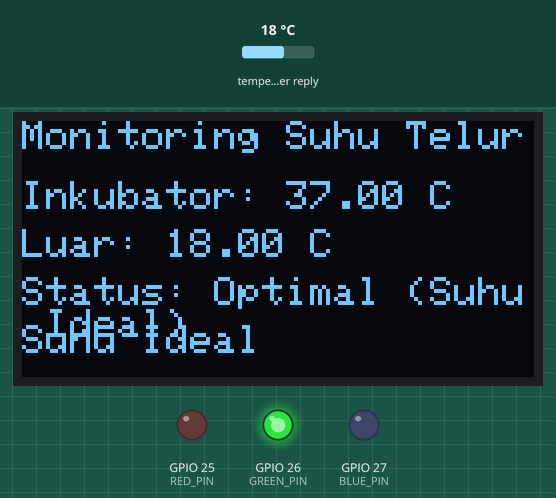
Recording of a sketch running on a simulated ESP32. On the bench: 128×64 one-colour display, output pins drawn as LEDs (lit = HIGH). The inputs (shaded band) are chosen by the test bench; at power-on: temperature in the weather reply 18 °C. WiFi joins after 1.5 s; servers stay silent unless stated; web services answer with replies made up by the test bench; what the sketch prints to the serial monitor is not drawn.

Above: at 2.7 s.
2.8 s: temperature in the weather reply set to -14 °C
At 8.1 s:
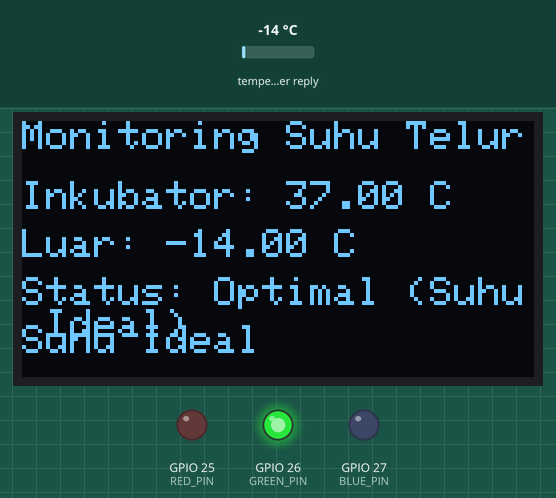
8.4 s: temperature in the weather reply set to -1 °C
At 13.2 s:
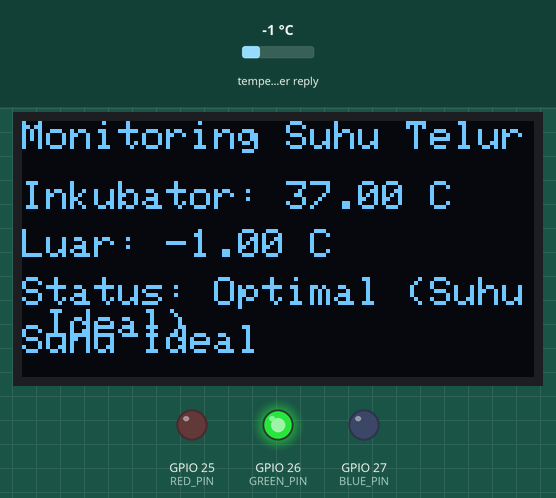
13.7 s: temperature in the weather reply set to 14 °C
At 18.2 s:
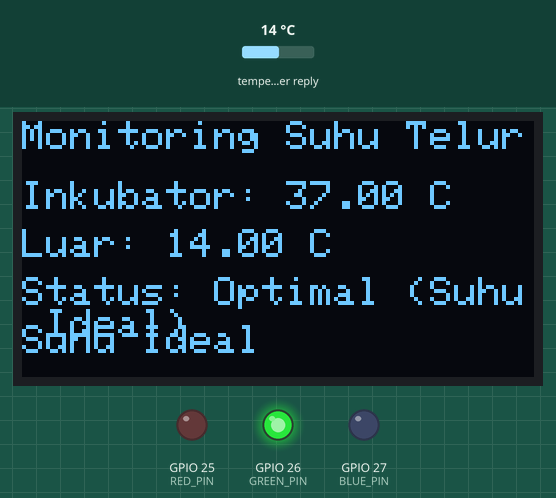
Timing chart, 0 to 19.7 s (numbered marks = the images above; inputs shaded):
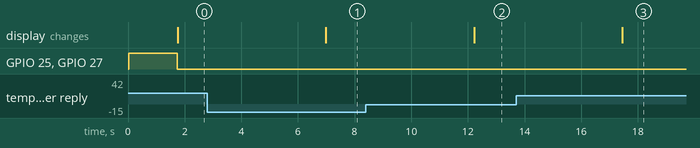

Measured:
- after the input at 2.8 s, the display: changes after 4.2 s (image 1)
- after the input at 8.4 s, the display: changes after 3.8 s (image 2)
- after the input at 13.7 s, the display: changes after 3.7 s (image 3)

The sketch:

Final_Project.ino
```cpp
#include <WiFi.h>
#include <HTTPClient.h>
#include <ArduinoJson.h>
#include <Adafruit_SSD1306.h>
#include <DHT.h>

#define DHTPIN 4
#define DHTTYPE DHT11

#define RED_PIN   25
#define GREEN_PIN 26
#define BLUE_PIN  27
#define BUZZER    14

#define SCREEN_WIDTH 128
#define SCREEN_HEIGHT 64

Adafruit_SSD1306 display(SCREEN_WIDTH, SCREEN_HEIGHT, &Wire, -1);

DHT dht(DHTPIN, DHTTYPE);

const char* ssid = "A15";
const char* password = "Delima28";
const char* city = "Samarinda";
const char* apiKey = "95be204bd0ec0a72aefbb5d0f298c9d2";

void setup() {
 Serial.begin(115200);
 dht.begin();

 pinMode(RED_PIN, OUTPUT);
 pinMode(GREEN_PIN, OUTPUT);
 pinMode(BLUE_PIN, OUTPUT);
 pinMode(BUZZER, OUTPUT);

 Wire.begin(23, 22);

 if(!display.begin(SSD1306_SWITCHCAPVCC, 0x3C)) {
    Serial.println("Gagal menampilkan layar!");
    while(true);
 }

 digitalWrite(RED_PIN, HIGH);
 digitalWrite(GREEN_PIN, HIGH);
 digitalWrite(BLUE_PIN, HIGH);

 Serial.print("Menghubungkan");
 WiFi.begin(ssid, password);
 while (WiFi.status() != WL_CONNECTED) {
   delay(500);
   Serial.print(".");
 }
 Serial.println("\Terhubung!");
}

//API
float getOutdoorTemp() {
 if (WiFi.status() == WL_CONNECTED) {
   HTTPClient http;
   String url = "http://api.openweathermap.org/data/2.5/weather?q=Samarinda&appid=95be204bd0ec0a72aefbb5d0f298c9d2&units=metric";
   http.begin(url);
   int httpCode = http.GET();

   if (httpCode == 200) {
     String payload = http.getString();
     DynamicJsonDocument doc(1024);
     deserializeJson(doc, payload);
     float temp = doc["main"]["temp"];
     http.end();
     return temp;
   } else {
     Serial.println("Gagal ambil data suhu luar!");
     http.end();
     return NAN;
   }
 }
 return NAN;
}

void loop() {
 // float suhuInkubator = dht.readTemperature();
 float suhuInkubator = 37.0;
 float suhuLuar = getOutdoorTemp();

 if (isnan(suhuInkubator) || isnan(suhuLuar)) {
   Serial.println("Error: Tidak dapat membaca sensor/API!");
   delay(2000);
   return;
 }

 Serial.print("Suhu Inkubator: "); Serial.println(suhuInkubator);
 Serial.print("Suhu Luar: "); Serial.println(suhuLuar);

 //OLED
 display.clearDisplay();
 display.setTextSize(1);
 display.setTextColor(SSD1306_WHITE);
 display.setCursor(0,0);
 display.println("Monitoring Suhu Telur");

 display.setTextSize(1);
 display.setCursor(0,15);
 display.print("Inkubator: ");
 display.print(suhuInkubator);
 display.println(" C");

 display.setCursor(0,27);
 display.print("Luar: ");
 display.print(suhuLuar);
 display.println(" C");

 //LED & buzzer
 if (suhuInkubator < 36.0) {
   digitalWrite(RED_PIN, LOW);
   digitalWrite(GREEN_PIN, LOW);
   digitalWrite(BLUE_PIN, HIGH);
   tone(BUZZER, 1000, 500);
   display.setCursor(0, 39);
   display.println("Status: Non-optimal");
   display.setCursor(0, 51);
   display.println("Suhu Terlalu Rendah!");
 }
 else if (suhuInkubator >= 36.0 && suhuInkubator <= 36.9) {
   digitalWrite(RED_PIN, HIGH);
   digitalWrite(GREEN_PIN, HIGH);
   digitalWrite(BLUE_PIN, LOW);
   noTone(BUZZER);
   display.setCursor(0, 39);
   display.println("Status: Suboptimal");
   display.setCursor(0, 51);
   display.println("Suhu Cukup Rendah");
 }
 else if (suhuInkubator > 38.0 && suhuInkubator <= 39.0) {
   digitalWrite(RED_PIN, HIGH);
   digitalWrite(GREEN_PIN, HIGH);
   digitalWrite(BLUE_PIN, LOW);
   noTone(BUZZER);
   display.setCursor(0, 39);
   display.println("Status: Suboptimal");
   display.setCursor(0, 51);
   display.println("Suhu Cukup Tinggi");
 }
 else if (suhuInkubator >= 39.0) {
   digitalWrite(RED_PIN, HIGH);
   digitalWrite(GREEN_PIN, LOW);
   digitalWrite(BLUE_PIN, LOW);
   tone(BUZZER, 1000, 500);
   display.setCursor(0, 39);
   display.println("Status: Non-optimal");
   display.setCursor(0, 51);
   display.println("Suhu Terlalu Tinggi!");
 }
 else {
   digitalWrite(RED_PIN, LOW);
   digitalWrite(GREEN_PIN, HIGH);
   digitalWrite(BLUE_PIN, LOW);
   noTone(BUZZER);
   display.setCursor(0, 39);
   display.println("Status: Optimal (Suhu Ideal)");
   display.setCursor(0, 51);
   display.println("Suhu Ideal");
 }

 display.display();
 delay(5000);
}
```
